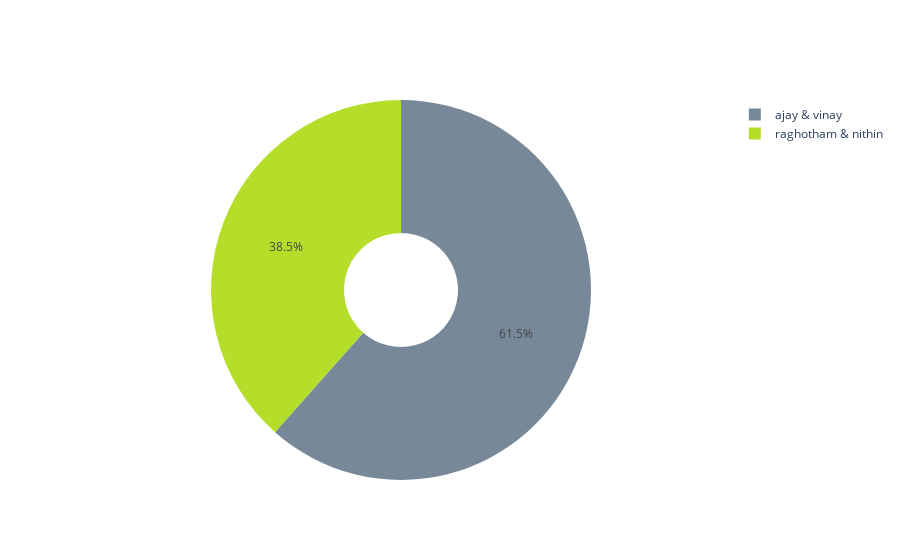

Notebook cell for this chart:
### Code cell
go.Figure(
    go.Pie(
        labels=[' & '.join(team_1), ' & '.join(team_2)],
        values=[5, 8],
        hole=0.3,
        marker=dict(colors=["#b5de2b", "lightslategrey"])
    ),
)

### Figure 1 — Plotly figure (JSON) as saved in the notebook; plotly's stock layout.template omitted (floating-point values rounded to 4 significant figures)
{"data": [{"hole": 0.3, "labels": ["raghotham & nithin", "ajay & vinay"], "marker": {"colors": ["#b5de2b", "lightslategrey"]}, "type": "pie", "values": [5, 8]}], "layout": {}}
